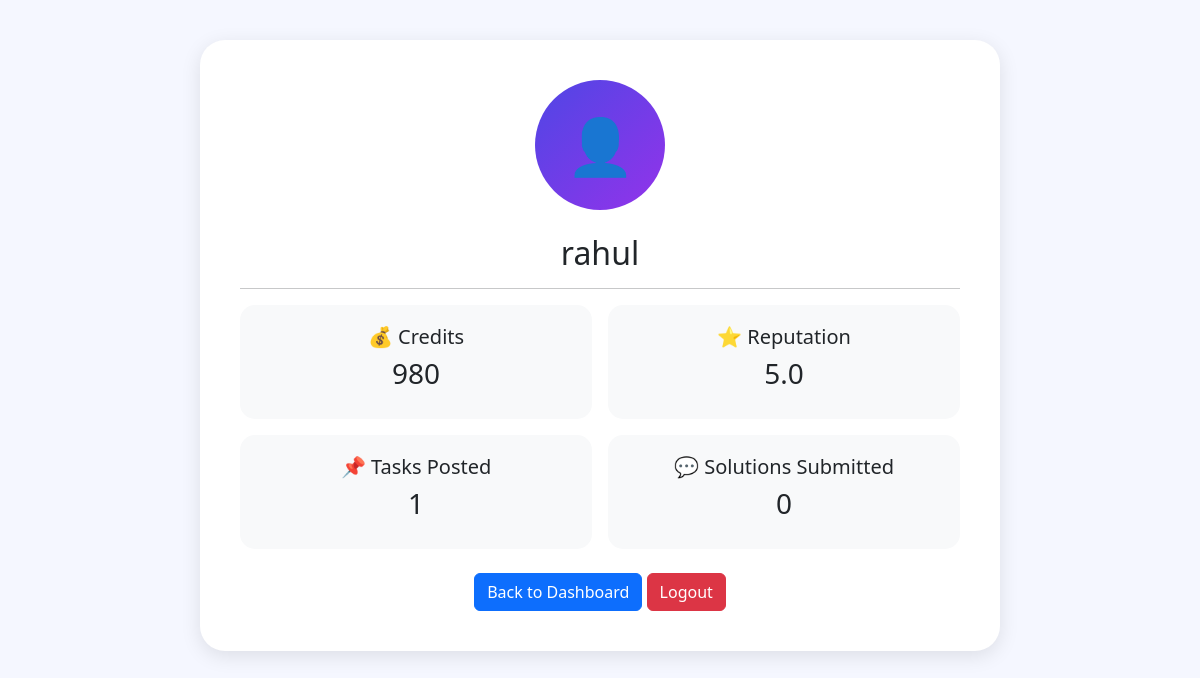
Screenshot of /profile (signed in) with the database file from the repository.
### tables this page shows
CREATE TABLE users(
    id INTEGER PRIMARY KEY AUTOINCREMENT,
    name TEXT,
    email TEXT UNIQUE,
    password TEXT,
    skills_offered TEXT,
    skills_needed TEXT,
    credits INTEGER DEFAULT 1000,
    reputation REAL DEFAULT 5.0
);

### app.py (the view)
@app.route("/profile")
def profile():
    if "user_id" not in session:
        return redirect("/login")
    conn = sqlite3.connect("timeswap.db")
    cursor = conn.cursor()
    user_id = session["user_id"]
    cursor.execute("""
    SELECT name,credits,reputation
    FROM users
    WHERE id=?
    """, (user_id,))
    user = cursor.fetchone()
    cursor.execute("""
    SELECT COUNT(*)
    FROM questions
    WHERE username=?
    """, (user[0],))
    total_questions = cursor.fetchone()[0]
    cursor.execute("""
    SELECT COUNT(*)
    FROM answers
    WHERE username=?
    """, (user[0],))
    total_answers = cursor.fetchone()[0]
    conn.close()
    return render_template(
        "profile.html",
        name=user[0],
        credits=user[1],
        reputation=user[2],
        total_questions=total_questions,
        total_answers=total_answers
    )

### templates/profile.html (shortened to what this page needs)
<!DOCTYPE html>
<html lang="en">
<head>
    <link href="https://cdn.jsdelivr.net/npm/bootstrap@5.3.3/dist/css/bootstrap.min.css"
          rel="stylesheet">
</head>
<body>
<div class="profile-card">
    <div class="avatar">
    </div>
    <br>
    <h2 class="text-center">
        {{ name }}
    </h2>
    <hr>
    <div class="row g-3">
        <div class="col-md-6">
            <div class="stat-card">
                <h5>💰 Credits</h5>
                <h3>{{ credits }}</h3>
            </div>
        </div>
        <div class="col-md-6">
            <div class="stat-card">
                <h5>⭐ Reputation</h5>
                <h3>{{ reputation }}</h3>
            </div>
        </div>
        <div class="col-md-6">
            <div class="stat-card">
                <h5>📌 Tasks Posted</h5>
                <h3>{{ total_questions }}</h3>
            </div>
        </div>
        <div class="col-md-6">
            <div class="stat-card">
                <h5>💬 Solutions Submitted</h5>
                <h3>{{ total_answers }}</h3>
            </div>
        </div>
    </div>
    <br>
    <div class="text-center">
        <a href="/dashboard"
           class="btn btn-primary">
            Back to Dashboard
        </a>
        <a href="/logout"
           class="btn btn-danger">
            Logout
        </a>
    </div>
</div>
</body>
</html>

### templates/profile.html (style rules this page uses)
body { background:#f5f7ff; }
.profile-card { max-width:800px; margin:auto; margin-top:40px; background:white; padding:40px; border-radius:25px; box-shadow:0px 5px 20px rgba(0,0,0,0.1); }
.avatar { width:130px; height:130px; border-radius:50%; background:linear-gradient(135deg,#4F46E5,#9333EA); color:white; font-size:55px; display:flex; justify-content:center; align-items:center; margin:auto; }
.stat-card { background:#f8f9fa; border-radius:15px; padding:20px; text-align:center; }

### rows the page displays
users: name "rahul", credits "980", reputation "5.0"

### other values shown
{{ total_questions }} "1"
{{ total_answers }} "0"
